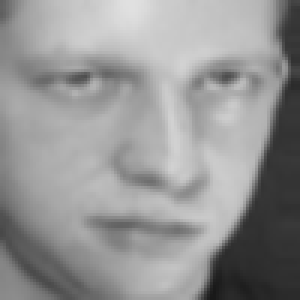
#> input picture olivetti_faces/class_0/face_10.png, 100 x 100 px (shown 3 times larger); its folder holds only this picture in this run
$ python -i Preprocessing.py   (imports and definitions only)
#> lines starting #> are read from the running program, lines starting #| are printed output that depends on the picture; after the words box and inside, x2 and y2 are one past the last pixel; in counts of white or black regions, pixels touching at a corner belong together
import cv2
import numpy as np
from scipy.ndimage import convolve
import os

def bgr_to_hsv(image):
    # Create an empty array for the HSV image
    hsv_image = np.zeros_like(image, dtype=np.float32)

    # Iterate over each pixel
    for i in range(image.shape[0]):
        for j in range(image.shape[1]):
            b, g, r = image[i, j] / 255.0  # Normalize the BGR values to [0, 1]

            max_val = max(b, g, r)
            min_val = min(b, g, r)
            delta = max_val - min_val

            # Calculate Hue
            if delta == 0:
                h = 0
            elif max_val == r:
                h = (60 * ((g - b) / delta) + 360) % 360
            elif max_val == g:
                h = (60 * ((b - r) / delta) + 120) % 360
            elif max_val == b:
                h = (60 * ((r - g) / delta) + 240) % 360

            # Calculate Saturation
            s = 0 if max_val == 0 else (delta / max_val)

            # Calculate Value
            v = max_val

            # Store the HSV values
            hsv_image[i, j] = [h, s, v]

    # Convert HSV values to the range [0, 255]
    hsv_image[:, :, 0] = hsv_image[:, :, 0] / 2  # Hue range [0, 180]
    hsv_image[:, :, 1:] *= 255  # Saturation and Value range [0, 255]

    return hsv_image.astype(np.uint8)

def bgr_to_ycrcb(image):
    # Create an empty array for the YCrCb image
    ycrcb_image = np.zeros_like(image, dtype=np.float32)

    # Iterate over each pixel
    for i in range(image.shape[0]):
        for j in range(image.shape[1]):
            b, g, r = image[i, j]

            # Calculate Y, Cr, and Cb
            y = 0.299 * r + 0.587 * g + 0.114 * b
            cr = (r - y) * 0.713 + 128
            cb = (b - y) * 0.564 + 128

            # Store the YCrCb values
            ycrcb_image[i, j] = [y, cr, cb]

    # Convert YCrCb values to the range [0, 255]
    ycrcb_image = np.clip(ycrcb_image, 0, 255)

    return ycrcb_image.astype(np.uint8)

def in_range(image, lower_bound, upper_bound):
    # Create an empty mask with the same height and width as the image
    mask = np.zeros((image.shape[0], image.shape[1]), dtype=np.uint8)

    # Iterate over each pixel
    for i in range(image.shape[0]):
        for j in range(image.shape[1]):
            # Check if the pixel values are within the specified range
            if all(lower_bound <= image[i, j]) and all(image[i, j] <= upper_bound):
                mask[i, j] = 255  # Set the mask pixel to white
            else:
                mask[i, j] = 0  # Set the mask pixel to black

    return mask

def get_structuring_element(shape, ksize):
    if shape != 'ellipse':
        raise ValueError("Only 'ellipse' shape is supported in this implementation")

    rows, cols = ksize
    kernel = np.zeros((rows, cols), dtype=np.uint8)

    center_x, center_y = cols // 2, rows // 2
    axes_x, axes_y = cols / 2, rows / 2

    for i in range(rows):
        for j in range(cols):
            if ((j - center_x) ** 2) / (axes_x ** 2) + ((i - center_y) ** 2) / (axes_y ** 2) <= 1:
                kernel[i, j] = 1

    return kernel

def bitwise_and(mask1, mask2):
    # Ensure both masks have the same shape
    assert mask1.shape == mask2.shape, "Masks must have the same shape"

    # Create an empty mask with the same shape
    result_mask = np.zeros_like(mask1, dtype=np.uint8)

    # Iterate over each pixel
    for i in range(mask1.shape[0]):
        for j in range(mask1.shape[1]):
            # Perform bitwise AND operation
            result_mask[i, j] = mask1[i, j] & mask2[i, j]

    return result_mask

def erode(image, kernel, iterations=1):
    # Get the dimensions of the image and kernel
    img_h, img_w = image.shape
    k_h, k_w = kernel.shape
    pad_h, pad_w = k_h // 2, k_w // 2

    # Pad the image to handle borders
    padded_image = np.pad(image, ((pad_h, pad_h), (pad_w, pad_w)), mode='constant', constant_values=255)

    for _ in range(iterations):
        # Create a copy of the image to store the result
        eroded_image = np.copy(image)

        # Iterate over each pixel in the image
        for i in range(img_h):
            for j in range(img_w):
                # Extract the region of interest
                roi = padded_image[i:i + k_h, j:j + k_w]

                # Apply the kernel (structuring element)
                if np.all(roi[kernel == 1] == 255):
                    eroded_image[i, j] = 255
                else:
                    eroded_image[i, j] = 0

        # Update the padded image for the next iteration
        padded_image = np.pad(eroded_image, ((pad_h, pad_h), (pad_w, pad_w)), mode='constant', constant_values=255)

    return eroded_image

def dilate(image, kernel, iterations=1):
    # Get the dimensions of the image and kernel
    img_h, img_w = image.shape
    k_h, k_w = kernel.shape
    pad_h, pad_w = k_h // 2, k_w // 2

    # Pad the image to handle borders
    padded_image = np.pad(image, ((pad_h, pad_h), (pad_w, pad_w)), mode='constant', constant_values=0)

    for _ in range(iterations):
        # Create a copy of the image to store the result
        dilated_image = np.copy(image)

        # Iterate over each pixel in the image
        for i in range(img_h):
            for j in range(img_w):
                # Extract the region of interest
                roi = padded_image[i:i + k_h, j:j + k_w]

                # Apply the kernel (structuring element)
                if np.any(roi[kernel == 1] == 255):
                    dilated_image[i, j] = 255
                else:
                    dilated_image[i, j] = 0

        # Update the padded image for the next iteration
        padded_image = np.pad(dilated_image, ((pad_h, pad_h), (pad_w, pad_w)), mode='constant', constant_values=0)

    return dilated_image

def gaussian_kernel(size, sigma=1.0):
    """Generates a Gaussian kernel."""
    kernel = np.fromfunction(
        lambda x, y: (1 / (2 * np.pi * sigma ** 2)) * np.exp(
            -((x - (size - 1) / 2) ** 2 + (y - (size - 1) / 2) ** 2) / (2 * sigma ** 2)
        ),
        (size, size)
    )
    return kernel / np.sum(kernel)

def gaussian_filter(image, sigma=1.0):
    """Applies Gaussian filter to the image."""
    size = int(2 * np.ceil(3 * sigma) + 1)
    kernel = gaussian_kernel(size, sigma)
    return convolve(image, kernel)

def sobel(image, axis):
    """Applies Sobel filter to the image to compute the gradient."""
    if axis == 0:
        kernel = np.array([[-1, 0, 1], [-2, 0, 2], [-1, 0, 1]])
    elif axis == 1:
        kernel = np.array([[1, 2, 1], [0, 0, 0], [-1, -2, -1]])
    else:
        raise ValueError("Axis must be 0 (x) or 1 (y)")
    return convolve(image, kernel)

def canny(image, low_threshold, high_threshold):
    # Step 1: Apply Gaussian blur
    blurred_image = gaussian_filter(image, sigma=1.4)

    # Step 2: Compute gradient intensity and direction
    grad_x = sobel(blurred_image, axis=0)
    grad_y = sobel(blurred_image, axis=1)
    gradient_magnitude = np.hypot(grad_x, grad_y)
    gradient_direction = np.arctan2(grad_y, grad_x) * (180 / np.pi)
    gradient_direction[gradient_direction < 0] += 180

    # Step 3: Apply non-maximum suppression
    nms_image = np.zeros_like(gradient_magnitude)
    for i in range(1, image.shape[0] - 1):
        for j in range(1, image.shape[1] - 1):
            angle = gradient_direction[i, j]
            q = 255
            r = 255

            if (0 <= angle < 22.5) or (157.5 <= angle <= 180):
                q = gradient_magnitude[i, j + 1]
                r = gradient_magnitude[i, j - 1]
            elif 22.5 <= angle < 67.5:
                q = gradient_magnitude[i + 1, j - 1]
                r = gradient_magnitude[i - 1, j + 1]
            elif 67.5 <= angle < 112.5:
                q = gradient_magnitude[i + 1, j]
                r = gradient_magnitude[i - 1, j]
            elif 112.5 <= angle < 157.5:
                q = gradient_magnitude[i - 1, j - 1]
                r = gradient_magnitude[i + 1, j + 1]

            if gradient_magnitude[i, j] >= q and gradient_magnitude[i, j] >= r:
                nms_image[i, j] = gradient_magnitude[i, j]
            else:
                nms_image[i, j] = 0

    # Step 4: Apply double threshold
    strong_edges = (nms_image > high_threshold).astype(np.uint8)
    weak_edges = ((nms_image >= low_threshold) & (nms_image <= high_threshold)).astype(np.uint8)

    # Step 5: Track edges by hysteresis
    edges = np.zeros_like(image, dtype=np.uint8)
    for i in range(1, image.shape[0] - 1):
        for j in range(1, image.shape[1] - 1):
            if strong_edges[i, j]:
                edges[i, j] = 255
            elif weak_edges[i, j]:
                if (strong_edges[i + 1, j - 1:j + 2].any() or
                    strong_edges[i - 1, j - 1:j + 2].any() or
                    strong_edges[i, [j - 1, j + 1]].any()):
                    edges[i, j] = 255

    return edges

def find_contours(image):
    contours = []
    visited = np.zeros_like(image, dtype=bool)

    def is_valid(x, y):
        return 0 <= x < image.shape[0] and 0 <= y < image.shape[1]

    # [18 lines left out: function trace_contour, not called in this run]

    for i in range(image.shape[0]):
        for j in range(image.shape[1]):
            if image[i, j] == 255 and not visited[i, j]:
                contour = trace_contour((i, j))
                if contour:
                    contours.append(np.array(contour))

    return contours, None

# [54 lines left out: functions bounding_rect, bgr_to_gray, resize, not called in this run]


def crop_face_using_edges(image_path, output_path):
    """
    Detect and crop the face using edges from the skin mask.

    Args:
        image_path (str): Path to the input image.
        output_path (str): Path to save the cropped face.
    """
#> called with image_path = 'olivetti_faces/class_0/face_10.png', output_path = 'out.png'
    # Step 1: Read the image
    image = cv2.imread(image_path)
#> image is the input picture: shape (100, 100, 3); min 24, max 224, mean 148.5
    if image is None:
        raise ValueError("Image not found or path is incorrect.")

    # Convert the image to HSV and YCbCr color spaces
    hsv_image = bgr_to_hsv(image)
#> after the loop in bgr_to_hsv, `for i in range(image.shape[0]):`:
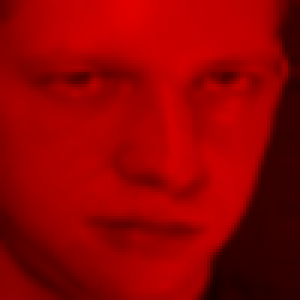
#> hsv_image: shape (100, 100, 3) float32 (shown 3 times larger); mean B, G, R 0, 0, 0.582
    ycbcr_image = bgr_to_ycrcb(image)
#> after the loop in bgr_to_ycrcb, `for i in range(image.shape[0]):`:
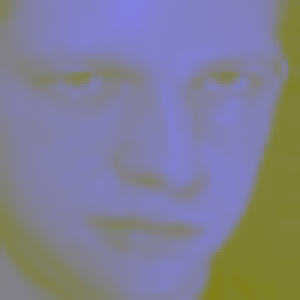
#> ycrcb_image: shape (100, 100, 3) float32 (shown 3 times larger); mean B, G, R 148.5, 128, 128

    # Step 2: Define skin color thresholds
    # HSV thresholds for skin color
    lower_hsv = np.array([0, 30, 50], dtype=np.uint8)
    upper_hsv = np.array([50, 255, 255], dtype=np.uint8)
    mask_hsv = in_range(hsv_image, lower_hsv, upper_hsv)
#> after the loop in in_range, `for i in range(image.shape[0]):`: mask: shape (100, 100); every value is 0

    # YCbCr thresholds for skin color
    lower_ycbcr = np.array([0, 128, 80], dtype=np.uint8)
    upper_ycbcr = np.array([255, 180, 135], dtype=np.uint8)
    mask_ycbcr = in_range(ycbcr_image, lower_ycbcr, upper_ycbcr)
#> after the loop in in_range (call 2), `for i in range(image.shape[0]):`: mask: shape (100, 100); every value is 255

    # Combine the masks
    skin_mask = bitwise_and(mask_hsv, mask_ycbcr)

    # Step 3: Morphological operations to remove noise
    kernel = get_structuring_element('ellipse', (5, 5))
    skin_mask = erode(skin_mask, kernel, iterations=2)
#> in erode, `padded_image = np.pad(image, ((pad_h, pad_h), (pad_w, pad_w)), mode='c..`:
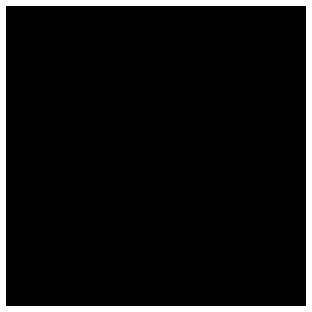
#> padded_image: shape (104, 104) (shown 3 times larger); 7.5% white; 1 white region, box (x1, y1, x2, y2) and area: (0, 0, 104, 104) 816
    skin_mask = dilate(skin_mask, kernel, iterations=2)
#> in dilate, `padded_image = np.pad(image, ((pad_h, pad_h), (pad_w, pad_w)), mode='c..`: padded_image: shape (104, 104); every value is 0

    # Step 4: Detect edges in the skin mask
    edges = canny(skin_mask, 100, 150)
#> in canny, `gradient_magnitude = np.hypot(grad_x, grad_y)`: gradient_magnitude: shape (100, 100) float16; every value is 0

    # Step 5: Find contours of the edges
    contours, _ = find_contours(skin_mask)
#> contours = []

    max_area = 0
    bounding_box = None

    for contour in contours:
        x, y, w, h = bounding_rect(contour)
        area = w * h
        if area > max_area:
            max_area = area
            bounding_box = (x, y, w, h)
#> this loop made 0 passes
#> after the loop, max_area = 0

    if bounding_box:
        x, y, w, h = bounding_box
        # Narrow the cropping region horizontally
        narrow_factor_x = 0.1  # Adjust this value to control horizontal narrowing
        reduction_x = int(w * narrow_factor_x)
        x += reduction_x
        w -= 2 * reduction_x
        # Narrow the cropping region vertically
        narrow_factor_y = 0.1  # Adjust this value to control vertical narrowing
        reduction_y = int(h * narrow_factor_y)
        y += reduction_y
        h -= 2 * reduction_y
        # Ensure the new region is within bounds
        x = max(0, x)
        y = max(0, y)
        w = max(1, w)
        h = max(1, h)
        cropped_region = image[y:y+h, x:x+w]

        gray = bgr_to_gray(cropped_region)

        # Step 4: Resize to fixed dimensions
        # resized = cv2.resize(gray, (100, 100))

        # # Step 5: Normalize pixel values to range 0-1
        # normalized = resized / 255.0

        # # Step 6: Flatten the image into a 1D vector
        # flattened = normalized.flatten()

        # Save the cropped region for further inspection
        cv2.imwrite(output_path, gray)
    else:
        print(f"No face detected in {image_path}.")


# [27 lines left out: function process_images_in_folder, not called in this run]

# Example usage
input_folder = "./faces_dataset_black"  # Folder containing input images
output_folder = "./output_images2"  # Folder to save processed images

# [1 line not run here, left out]

>>> result = crop_face_using_edges('olivetti_faces/class_0/face_10.png', 'out.png')

$ run again, on olivetti_faces/class_0/face_105.png
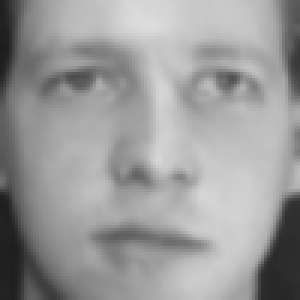
#> input picture olivetti_faces/class_0/face_105.png, 100 x 100 px (shown 3 times larger)
#> in crop_face_using_edges, image is the input picture: shape (100, 100, 3); min 28, max 221, mean 154.1
#> after the loop in bgr_to_hsv, `for i in range(image.shape[0]):`:
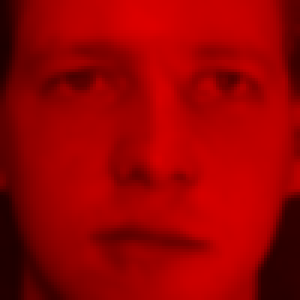
#> hsv_image: shape (100, 100, 3) float32 (shown 3 times larger); mean B, G, R 0, 0, 0.604
#> after the loop in bgr_to_ycrcb, `for i in range(image.shape[0]):`:
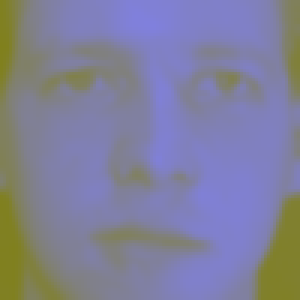
#> ycrcb_image: shape (100, 100, 3) float32 (shown 3 times larger); mean B, G, R 154.1, 128, 128
#> gradient_magnitude: shape (100, 100) float16; every value is 0
#> in crop_face_using_edges, `contours, _ = find_contours(skin_mask)`: contours = []
#> after the loop in crop_face_using_edges, `for contour in contours:`: max_area = 0

$ run again, on olivetti_faces/class_0/face_150.png
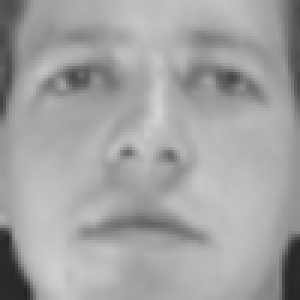
#> input picture olivetti_faces/class_0/face_150.png, 100 x 100 px (shown 3 times larger)
#> in crop_face_using_edges, image is the input picture: shape (100, 100, 3); min 34, max 211, mean 162.3
#> after the loop in bgr_to_hsv, `for i in range(image.shape[0]):`:
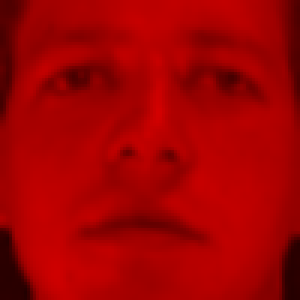
#> hsv_image: shape (100, 100, 3) float32 (shown 3 times larger); mean B, G, R 0, 0, 0.636
#> after the loop in bgr_to_ycrcb, `for i in range(image.shape[0]):`:
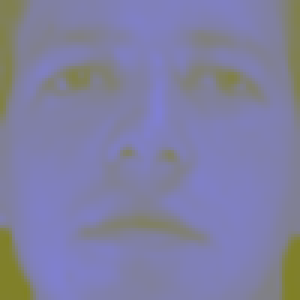
#> ycrcb_image: shape (100, 100, 3) float32 (shown 3 times larger); mean B, G, R 162.3, 128, 128
#> gradient_magnitude: shape (100, 100) float16; every value is 0
#> in crop_face_using_edges, `contours, _ = find_contours(skin_mask)`: contours = []
#> after the loop in crop_face_using_edges, `for contour in contours:`: max_area = 0

$ run again, on olivetti_faces/class_0/face_228.png
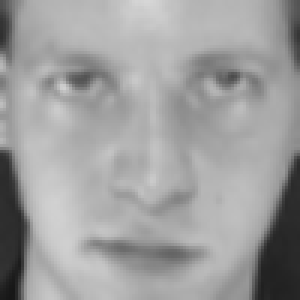
#> input picture olivetti_faces/class_0/face_228.png, 100 x 100 px (shown 3 times larger)
#> in crop_face_using_edges, image is the input picture: shape (100, 100, 3); min 23, max 214, mean 158.5
#> after the loop in bgr_to_hsv, `for i in range(image.shape[0]):`:
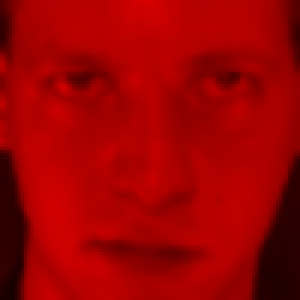
#> hsv_image: shape (100, 100, 3) float32 (shown 3 times larger); mean B, G, R 0, 0, 0.621
#> after the loop in bgr_to_ycrcb, `for i in range(image.shape[0]):`:
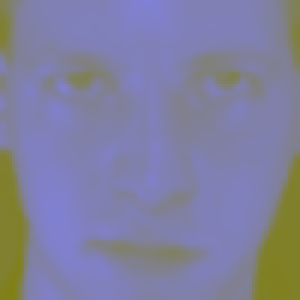
#> ycrcb_image: shape (100, 100, 3) float32 (shown 3 times larger); mean B, G, R 158.5, 128, 128
#> gradient_magnitude: shape (100, 100) float16; every value is 0
#> in crop_face_using_edges, `contours, _ = find_contours(skin_mask)`: contours = []
#> after the loop in crop_face_using_edges, `for contour in contours:`: max_area = 0
